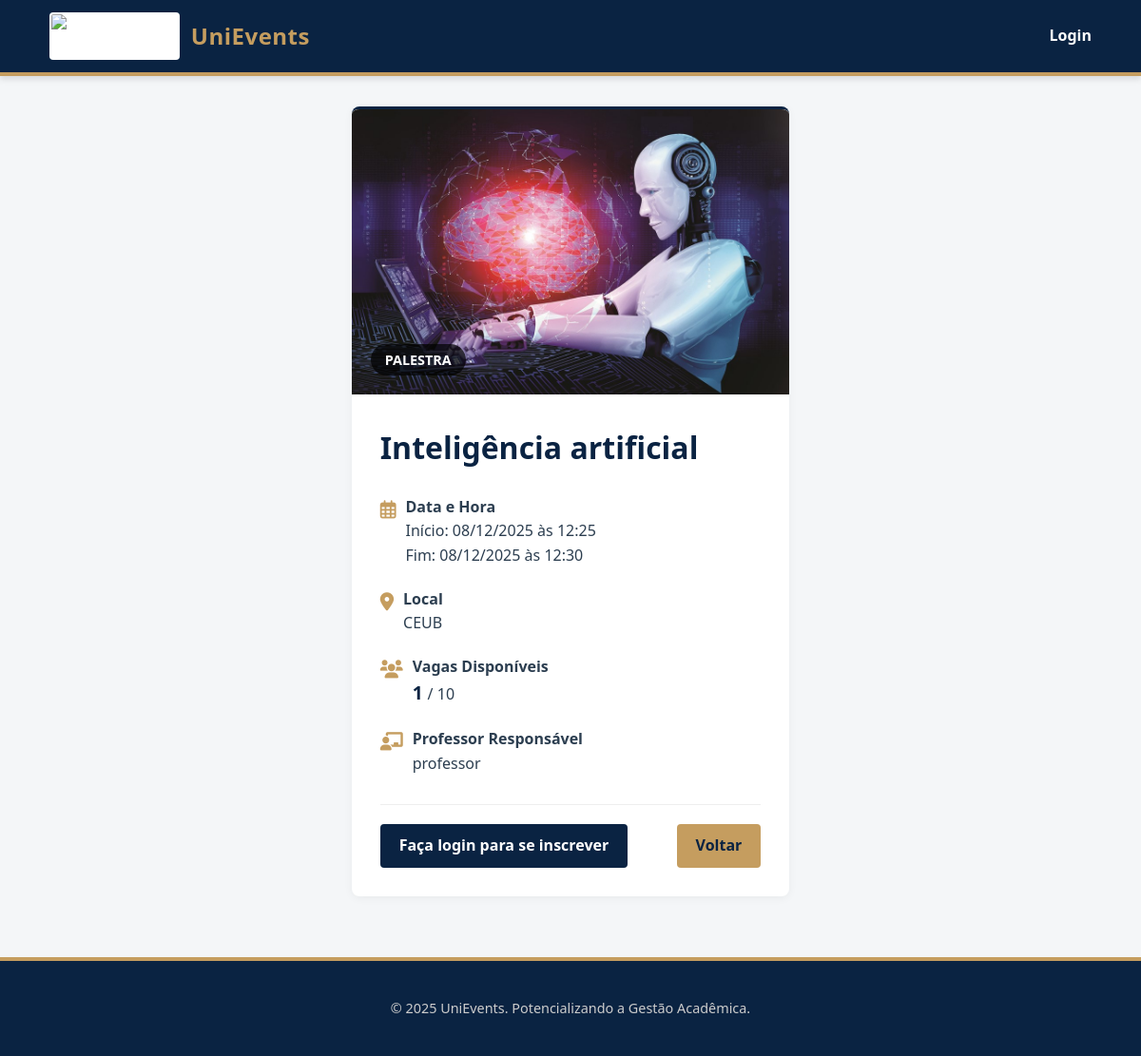
The app's page /evento/1/ with its own data.
### sgea_app/models.py (models this page shows, shortened)
class Evento(models.Model):
    TIPO_EVENTO_CHOICES = (
        ('seminario', 'Seminário'),
        ('palestra', 'Palestra'),
        ('congresso', 'Congresso'),
        ('workshop', 'Workshop'),
        ('outro', 'Outro'),
    )
    nome = models.CharField(max_length=200, help_text="Nome ou título do evento.")
    tipo_evento = models.CharField(max_length=50, choices=TIPO_EVENTO_CHOICES, help_text="Tipo do evento (ex: seminário, palestra).")
    data_inicio = models.DateTimeField(help_text="Data e hora de início do evento.")
    data_fim = models.DateTimeField(help_text="Data e hora de término do evento.")
    local = models.CharField(max_length=255, help_text="Local onde o evento ocorrerá.")
    quantidade_participantes = models.PositiveIntegerField(
        default=0,
        validators=[MinValueValidator(0)],
        help_text="Número máximo de participantes permitidos.")
    banner = models.ImageField(
        upload_to='eventos/banners/',
        blank=True,
        null=True,
        help_text="Imagem promocional do evento (apenas .jpg, .png, .jpeg).",
        validators=[FileExtensionValidator(allowed_extensions=['jpg', 'jpeg', 'png'])]
    )
    organizador = models.ForeignKey(
        settings.AUTH_USER_MODEL,
        on_delete=models.SET_NULL,
        null=True,
        related_name='eventos_organizados',
        limit_choices_to={'perfil': 'organizador'},
        help_text="Organizador responsável pelo evento."
    )
    participantes = models.ManyToManyField(
        settings.AUTH_USER_MODEL,
        through='Inscricao',
        related_name='eventos_inscritos',
        blank=True
    )
    professor_responsavel = models.ForeignKey(
        settings.AUTH_USER_MODEL,
        on_delete=models.SET_NULL,
        null=True,
        related_name='eventos_responsavel',
        limit_choices_to={'perfil': 'professor'},
        help_text="Professor responsável pelo evento."
    )
    data_criacao = models.DateTimeField(auto_now_add=True)
    data_atualizacao = models.DateTimeField(auto_now=True)
    class Meta:
        db_table = "evento"
        ordering = ["-data_inicio", "nome"]
        verbose_name = "Evento"
        verbose_name_plural = "Eventos"

class Usuario(AbstractUser):
    PERFIL_CHOICES = (
        ('aluno', 'Aluno'),
        ('professor', 'Professor'),
        ('organizador', 'Organizador'),
    )
    telefone = models.CharField(max_length=15, blank=True, null=True, help_text="Telefone de contato do usuário.")
    instituicao_ensino = models.CharField(max_length=255, blank=True, null=True, help_text="Instituição de ensino (obrigatório para alunos e professores).")
    perfil = models.CharField(max_length=15, choices=PERFIL_CHOICES, default='aluno', help_text="Perfil do usuário no sistema.")
    class Meta:
        db_table = "usuario"
        verbose_name = "Usuário"
        verbose_name_plural = "Usuários"

### sgea_app/views.py (the view)
# urls.py: path('evento/<int:pk>/', views.detalhes_evento, name='detalhes_evento'),
def detalhes_evento(request, pk):
    evento = get_object_or_404(Evento, pk=pk)
    inscrito = False
    if request.user.is_authenticated:
        inscrito = Inscricao.objects.filter(usuario=request.user, evento=evento).exists()
    context = {
        'evento': evento,
        'inscrito': inscrito
    }
    return render(request, 'sgea_app/eventos/detalhes_evento.html', context)

### sgea_app/templates/sgea_app/eventos/detalhes_evento.html (shortened to what this page needs)
{% extends 'sgea_app/base.html' %}
{% load static %}
{% block content %}
<div class="card" style="padding: 0; overflow: hidden;">
    <div style="width: 100%; height: 300px; background-color: #eee; display: flex; align-items: center; justify-content: center; overflow: hidden; position: relative;">
        {% if evento.banner %}
            <img src="{{ evento.banner.url }}" alt="Banner {{ evento.nome }}" style="width: 100%; height: 100%; object-fit: cover;">
        {% else %}
            <div style="color: #999; text-align: center;">
                <i class="fas fa-image fa-3x"></i><br>
                <span>Sem banner disponível</span>
            </div>
        {% endif %}
        <div style="position: absolute; bottom: 20px; left: 20px; background: rgba(0,0,0,0.7); color: #fff; padding: 5px 15px; border-radius: 20px; font-weight: bold; text-transform: uppercase; font-size: 0.9rem;">
            {{ evento.get_tipo_evento_display }}
        </div>
    </div>
    <div style="padding: 30px;">
        <h1 style="margin-bottom: 25px;">{{ evento.nome }}</h1>
        <div style="display: grid; grid-template-columns: repeat(auto-fit, minmax(250px, 1fr)); gap: 20px; margin-bottom: 30px;">
            <div style="display: flex; align-items: flex-start; gap: 10px;">
                <div style="color: var(--secondary-color); font-size: 1.2rem;"><i class="far fa-calendar-alt"></i></div>
                <div>
                    <strong>Data e Hora</strong><br>
                    Início: {{ evento.data_inicio|date:"d/m/Y \à\s H:i" }}<br>
                    Fim: {{ evento.data_fim|date:"d/m/Y \à\s H:i" }}
                </div>
            </div>
            <div style="display: flex; align-items: flex-start; gap: 10px;">
                <div style="color: var(--secondary-color); font-size: 1.2rem;"><i class="fas fa-map-marker-alt"></i></div>
                <div>
                    <strong>Local</strong><br>
                    {{ evento.local }}
                </div>
            </div>
            <div style="display: flex; align-items: flex-start; gap: 10px;">
                <div style="color: var(--secondary-color); font-size: 1.2rem;"><i class="fas fa-users"></i></div>
                <div>
                    <strong>Vagas Disponíveis</strong><br>
                    <span style="font-size: 1.2rem; font-weight: bold; color: var(--primary-color);">
                        {{ evento.participantes.count }}
                    </span>
                    / {{ evento.quantidade_participantes }}
                </div>
            </div>
            {% if evento.professor_responsavel %}
            <div style="display: flex; align-items: flex-start; gap: 10px;">
                <div style="color: var(--secondary-color); font-size: 1.2rem;"><i class="fas fa-chalkboard-teacher"></i></div>
                <div>
                    <strong>Professor Responsável</strong><br>
                    {{ evento.professor_responsavel.get_full_name|default:evento.professor_responsavel.username }}
                </div>
            </div>
            {% endif %}
        </div>
        <hr style="border: 0; border-top: 1px solid #eee; margin: 20px 0;">
        <div style="display: flex; justify-content: space-between; align-items: center; flex-wrap: wrap; gap: 10px;">
            {% if user.is_authenticated %}
                {% if inscrito %}
                    <div>
                        <span style="color: var(--success); font-weight: bold; margin-right: 15px;">
                            <i class="fas fa-check-circle"></i> Você está inscrito!
                        </span>
                        {% if evento.data_fim > now %}
                            <form action="{% url 'cancelar_inscricao' evento.pk %}" method="post" style="display:inline;">
                                {% csrf_token %}
                                <button type="submit" class="btn btn-danger">
                                    <i class="fas fa-times"></i> Cancelar Inscrição
                                </button>
                            </form>
                        {% endif %}
                    </div>
                {% else %}
                    {% now "Y-m-d H:i" as current_time %}
                    {% if evento.data_fim|date:"Y-m-d H:i" < current_time %}
                        <button class="btn btn-secondary" disabled style="opacity: 0.7; cursor: not-allowed; background-color: #95a5a6;">
                            <i class="fas fa-clock"></i> Inscrições Encerradas
                        </button>
                    {% elif evento.participantes.count < evento.quantidade_participantes %}
                        <form action="{% url 'inscrever_evento' evento.pk %}" method="post">
                            {% csrf_token %}
                            <button type="submit" class="btn btn-success" style="font-size: 1.1rem; padding: 12px 30px;">
                                <i class="fas fa-pen-alt"></i> Inscrever-se Agora
                            </button>
                        </form>
                    {% else %}
                        <button class="btn btn-secondary" disabled style="opacity: 0.7; cursor: not-allowed;">
                            Vagas Esgotadas
                        </button>
                    {% endif %}
                {% endif %}
            {% else %}
                <a href="{% url 'login' %}?next={{ request.path }}" class="btn btn-primary">
                    Faça login para se inscrever
                </a>
            {% endif %}
            <a href="{% url 'participantes_dashboard' %}" class="btn btn-secondary">Voltar</a>
        </div>
    </div>
</div>
{% endblock %}

### sgea_app/static/css/style.css (style rules this page uses)
:root { --primary-color: #0a2342; --secondary-color: #c59d5f; --accent-color: #1a3c6e; --text-color: #2c3e50; --bg-color: #f4f6f8; --white: #ffffff; --danger: #d9534f; --success: #27ae60; --font-main: 'Segoe UI', 'Roboto', Helvetica, Arial, sans-serif; }
* { box-sizing: border-box; }
body { font-family: var(--font-main); background-color: var(--bg-color); color: var(--text-color); margin: 0; padding: 0; line-height: 1.6; display: flex; flex-direction: column; min-height: 100vh; }
.card { background: var(--white); padding: 2.5rem; border-radius: 8px; box-shadow: 0 2px 10px rgba(0,0,0,0.05); margin-bottom: 2rem; border-top: 3px solid var(--primary-color); }
h1, h2, h3 { color: var(--primary-color); margin-top: 0; }
.btn { display: inline-block; padding: 10px 20px; border-radius: 4px; text-decoration: none; font-weight: 600; cursor: pointer; border: none; transition: all 0.3s ease; text-align: center; }
.btn-primary { background-color: var(--primary-color); color: var(--white); }
.btn-secondary { background-color: var(--secondary-color); color: var(--primary-color); }

### records on screen
Evento: banner (picture), tipo_evento "PALESTRA", nome "Inteligência artificial", data_inicio "08/12/2025 às 12:25", data_fim "08/12/2025 às 12:30", local "CEUB", participantes.count "1", quantidade_participantes "10", professor_responsavel.get_full_name "professor"
